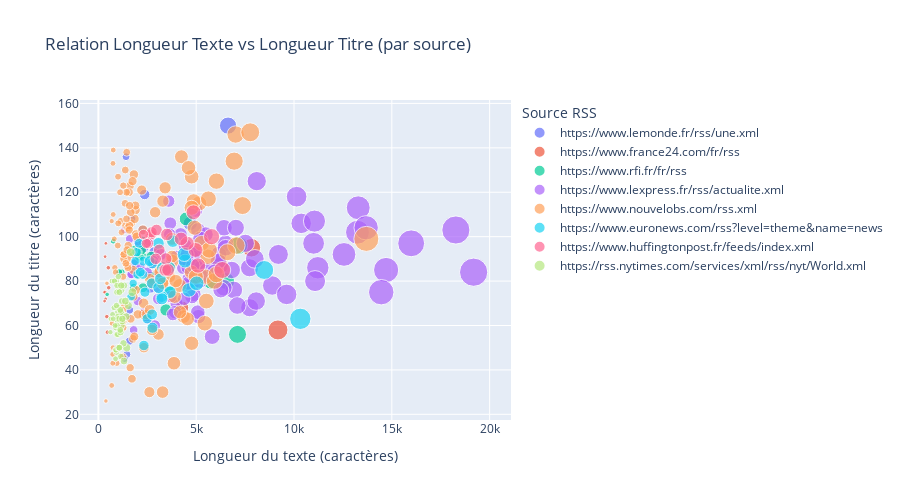
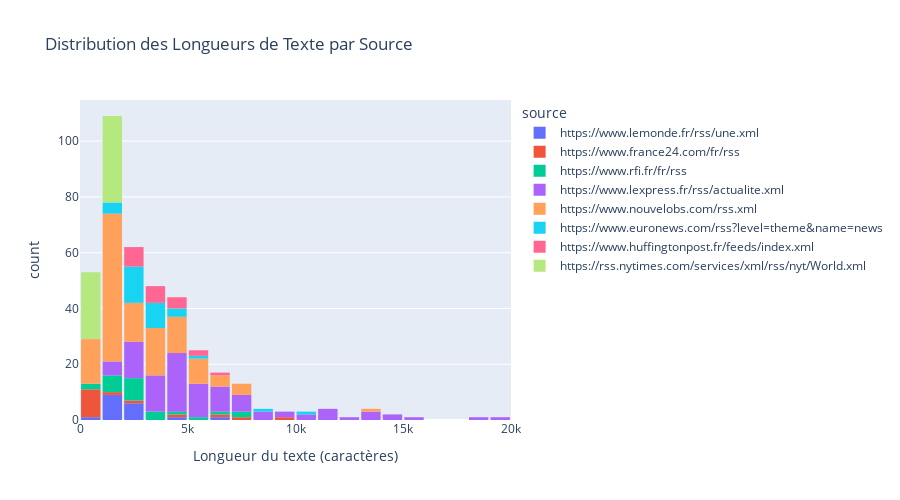
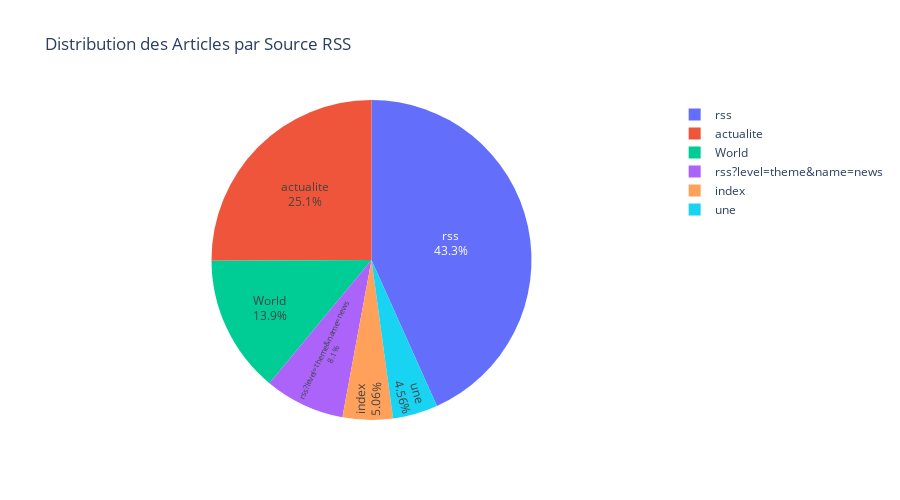
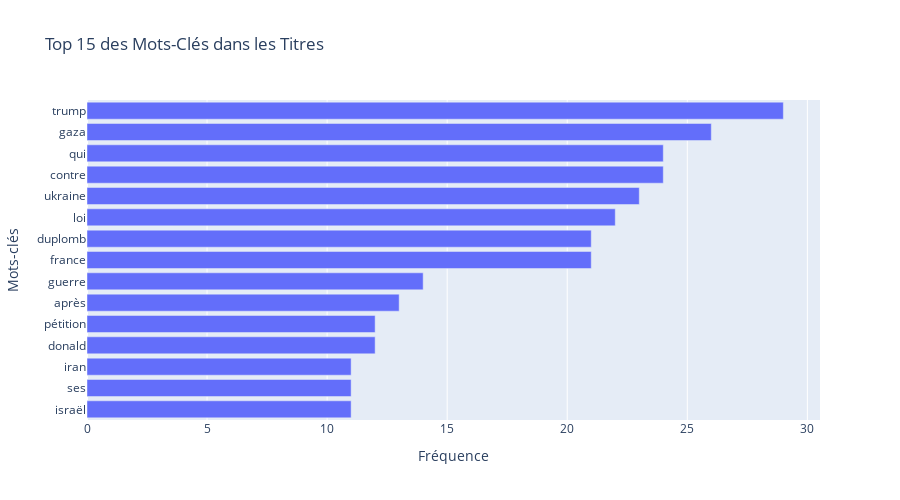

The cell these charts' notebook holds for them, in order:
### Markdown cell above
## 6. Analyse des mots-clés et contenus

Analyse textuelle pour identifier les thèmes et mots-clés dominants.

### Code cell
# Visualisations interactives améliorées avec Plotly
if not df.empty:
    
    # 1. Graphique scatter interactif: longueur texte vs titre
    fig1 = px.scatter(
        df, 
        x='text_length', 
        y='title_length',
        color='source',
        size='reading_time',
        hover_data=['title', 'words_count'],
        title='Relation Longueur Texte vs Longueur Titre (par source)',
        labels={
            'text_length': 'Longueur du texte (caractères)',
            'title_length': 'Longueur du titre (caractères)',
            'source': 'Source RSS'
        }
    )
    fig1.update_layout(
        height=500,
        showlegend=True,
        legend=dict(orientation="v", yanchor="top", y=1, xanchor="left", x=1.02)
    )
    fig1.show()
    
    # 2. Graphique temporel conditionnel
    has_valid_dates = df["published"].notna().sum() > 10
    has_hour_data = df["published_hour"].notna().sum() > 0
    has_weekday_data = df["published_weekday"].notna().sum() > 0
    
    if has_valid_dates:
        # Agrégation par jour
        daily_stats = df.groupby(df['published'].dt.date).agg({
            'title': 'count',
            'text_length': 'mean',
            'reading_time': 'mean',
            'source': lambda x: x.nunique()
        }).rename(columns={
            'title': 'articles_count',
            'text_length': 'avg_length',
            'reading_time': 'avg_reading_time',
            'source': 'unique_sources'
        })
        
        fig2 = make_subplots(
            rows=2, cols=2,
            subplot_titles=('Articles par jour', 'Longueur moyenne', 
                          'Temps de lecture moyen', 'Sources uniques par jour'),
            vertical_spacing=0.12,
            horizontal_spacing=0.1
        )
        
        # Articles par jour
        fig2.add_trace(
            go.Scatter(x=daily_stats.index, y=daily_stats['articles_count'],
                      mode='lines+markers', name='Articles/jour', line=dict(color='blue')),
            row=1, col=1
        )
        
        # Longueur moyenne
        fig2.add_trace(
            go.Scatter(x=daily_stats.index, y=daily_stats['avg_length'],
                      mode='lines+markers', name='Longueur moy.', line=dict(color='green')),
            row=1, col=2
        )
        
        # Temps de lecture moyen
        fig2.add_trace(
            go.Scatter(x=daily_stats.index, y=daily_stats['avg_reading_time'],
                      mode='lines+markers', name='Temps lecture', line=dict(color='red')),
            row=2, col=1
        )
        
        # Sources uniques
        fig2.add_trace(
            go.Bar(x=daily_stats.index, y=daily_stats['unique_sources'],
                   name='Sources uniques', marker_color='orange'),
            row=2, col=2
        )
        
        fig2.update_layout(
            height=600,
            title_text=" Évolution Temporelle des Métriques",
            showlegend=False
        )
        fig2.show()
    else:
        print(" Pas assez de données temporelles valides pour l'analyse temporelle")
        
        # Graphique alternatif: distribution par longueur de texte
        fig2_alt = px.histogram(
            df, 
            x='text_length', 
            color='source',
            nbins=30,
            title=" Distribution des Longueurs de Texte par Source",
            labels={'text_length': 'Longueur du texte (caractères)', 'count': 'Nombre d\'articles'}
        )
        fig2_alt.update_layout(height=500, bargap=0.1)
        fig2_alt.show()
    
    # 3. Distribution des sources (graphique en secteurs interactif)
    source_counts = df['source'].value_counts()
    fig3 = px.pie(
        values=source_counts.values,
        names=[name.split('/')[-1].replace('.xml', '').replace('.rss', '') for name in source_counts.index],
        title=' Distribution des Articles par Source RSS',
        labels={'values': 'Nombre d\'articles'}
    )
    fig3.update_traces(
        textposition='inside', 
        textinfo='percent+label',
        hovertemplate='<b>%{label}</b><br>Articles: %{value}<br>Pourcentage: %{percent}<extra></extra>'
    )
    fig3.update_layout(height=500, showlegend=True)
    fig3.show()
    
    # 4. Heatmap conditionnelle des publications
    if has_hour_data and has_weekday_data:
        heatmap_data = df.groupby(['published_weekday', 'published_hour']).size().reset_index(name='count')
        heatmap_pivot = heatmap_data.pivot(index='published_weekday', 
                                         columns='published_hour', 
                                         values='count').fillna(0)
        
        # Réorganiser les jours de la semaine
        weekday_order = ['Monday', 'Tuesday', 'Wednesday', 'Thursday', 
                        'Friday', 'Saturday', 'Sunday']
        heatmap_pivot = heatmap_pivot.reindex(weekday_order, fill_value=0)
        
        fig4 = px.imshow(
            heatmap_pivot,
            labels=dict(x="Heure", y="Jour", color="Articles"),
            title=" Heatmap: Publications par Jour et Heure",
            color_continuous_scale="Viridis"
        )
        fig4.update_layout(height=400)
        fig4.show()
    else:
        print(" Pas de données d'heure/jour pour la heatmap")
        
        # Graphique alternatif: Top mots-clés
        if 'title_word_freq' in locals() and title_word_freq:
            words, counts = zip(*title_word_freq[:15])
            fig4_alt = px.bar(
                x=counts, 
                y=words, 
                orientation='h',
                title=" Top 15 des Mots-Clés dans les Titres",
                labels={'x': 'Fréquence', 'y': 'Mots-clés'}
            )
            fig4_alt.update_layout(height=500, yaxis={'categoryorder':'total ascending'})
            fig4_alt.show()
        else:
            # Graphique de distribution des temps de lecture
            fig4_alt = px.box(
                df, 
                x='source', 
                y='reading_time',
                title=" Distribution des Temps de Lecture par Source",
                labels={'reading_time': 'Temps de lecture (minutes)', 'source': 'Source'}
            )
            fig4_alt.update_xaxes(tickangle=45)
            fig4_alt.update_layout(height=500)
            fig4_alt.show()
    
    # 5. Graphique bonus: Analyse de la qualité du contenu
    df['content_category'] = pd.cut(df['text_length'], 
                                   bins=[0, 500, 1500, 3000, float('inf')], 
                                   labels=['Court', 'Moyen', 'Long', 'Très long'])
    
    fig5 = px.sunburst(
        df, 
        path=['source', 'content_category'], 
        title=" Répartition de la Qualité du Contenu par Source",
        color='reading_time',
        color_continuous_scale='RdYlBu'
    )
    fig5.update_layout(height=500)
    fig5.show()
    
    print(" Toutes les visualisations interactives ont été générées!")
    
    # Résumé des graphiques générés
    print("\n Graphiques générés:")
    print("   • Scatter plot: Longueur texte vs titre")
    print(f"   • Évolution temporelle: {'✅' if has_valid_dates else '❌ (remplacé par distribution)'}")
    print("   • Camembert: Distribution par source") 
    print(f"   • Heatmap temporelle: {'✅' if has_hour_data and has_weekday_data else '❌ (remplacé par analyse alternative)'}")
    print("   • Sunburst: Qualité du contenu par source")
    
else:
    print(" Pas de données pour les visualisations interactives")
